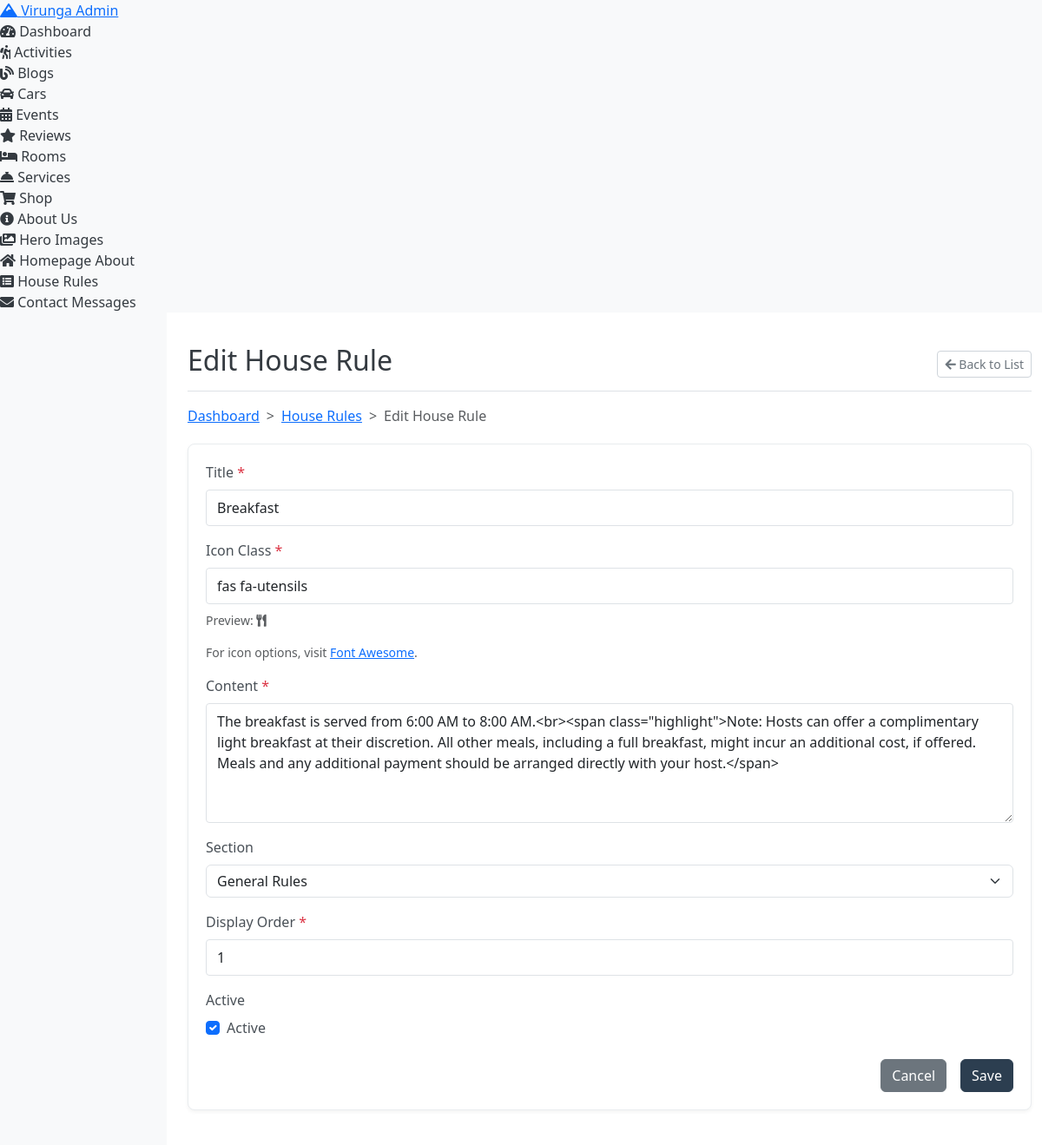
/admin/pages/house-rules/edit.php?type=rule&id=1 (signed in), run on the app's committed database.
### tables this page shows
CREATE TABLE `house_rules` (
  `id` int(11) NOT NULL AUTO_INCREMENT,
  `title` varchar(255) NOT NULL,
  `icon` varchar(100) NOT NULL,
  `content` text NOT NULL,
  `section` varchar(50) NOT NULL DEFAULT 'general',
  `display_order` int(11) NOT NULL DEFAULT 0,
  `is_active` tinyint(1) NOT NULL DEFAULT 1,
  `created_at` timestamp NOT NULL DEFAULT current_timestamp(),
  `updated_at` timestamp NOT NULL DEFAULT current_timestamp() ON UPDATE current_timestamp(),
  PRIMARY KEY (`id`)
);

### admin/backend/database/connection.php (called while the page is built, shortened)
<?php
$conn = null;
function getConnection() {
    global $conn;
    if ($conn && !$conn->connect_error) {
        return $conn;
    }
    $db_config = [
        'host' => 'localhost',
        'username' => 'root',
        'password' => '',
        'database' => 'homestay',
        'charset' => 'utf8mb4'
    ];
    $conn = new mysqli(
        $db_config['host'],
        $db_config['username'],
        $db_config['password'],
        $db_config['database']
    );
    $conn->query("SET sql_mode = 'STRICT_TRANS_TABLES,ERROR_FOR_DIVISION_BY_ZERO,NO_AUTO_CREATE_USER,NO_ENGINE_SUBSTITUTION'");
    return $conn;
}
function executeQuery($query, $types = '', $params = []) {
    $conn = getConnection();
    $stmt = $conn->prepare($query);
    if (!empty($params)) {
        $stmt->bind_param($types, ...$params);
    }
    if (!$stmt->execute()) {
        error_log("Query execution failed: " . $stmt->error);
        return false;
    }
    $result = $stmt->get_result();
    return $result;
}
function getSingleRow($query, $types = '', $params = []) {
    $result = executeQuery($query, $types, $params);
    if ($result && $result->num_rows > 0) {
        return $result->fetch_assoc();
    }
    return null;
}
?>

### admin/pages/house-rules/edit.php (the view, shortened to what this page needs)
<?php
require_once '../../backend/api/utils/auth_middleware.php';
require_once '../../backend/database/connection.php';
require_once '../../backend/api/utils/helpers.php';
$id = isset($_GET['id']) ? (int)$_GET['id'] : 0;
$type = isset($_GET['type']) ? $_GET['type'] : 'rule';
$item = null;
$is_edit = ($id > 0);
switch ($type) {
    case 'rule':
        $table = 'house_rules';
        $page_title = $is_edit ? 'Edit House Rule' : 'Add New House Rule';
        $form_fields = [
            'title' => ['label' => 'Title', 'type' => 'text', 'required' => true],
            'icon' => ['label' => 'Icon Class', 'type' => 'text', 'required' => true, 'placeholder' => 'fas fa-utensils'],
            'content' => ['label' => 'Content', 'type' => 'textarea', 'required' => true],
            'section' => ['label' => 'Section', 'type' => 'select', 'options' => [
                'general' => 'General Rules',
                'safety' => 'Safety Rules',
                'amenities' => 'Amenities Rules'
            ]],
            'display_order' => ['label' => 'Display Order', 'type' => 'number', 'required' => true],
            'is_active' => ['label' => 'Active', 'type' => 'checkbox']
        ];
        break;
}
if ($is_edit) {
    $item = getSingleRow("SELECT * FROM $table WHERE id = ?", "i", [$id]);
}
$breadcrumbs = [
    ['title' => 'Dashboard', 'url' => '../dashboard.php'],
    ['title' => 'House Rules', 'url' => 'index.php'],
    ['title' => $page_title, 'url' => '#']
];
?>
<!DOCTYPE html>
<html lang="en">
<head>
    <link rel="stylesheet" href="../../assets/css/bootstrap.min.css">
    <link rel="stylesheet" href="../../assets/css/admin.css">
    <link rel="stylesheet" href="https://cdnjs.cloudflare.com/ajax/libs/font-awesome/5.15.3/css/all.min.css">
</head>
<body>
    <div class="container-fluid">
        <div class="row">
            <?php include '../includes/sidebar.php'; ?>
            <main class="col-md-9 ms-sm-auto col-lg-10 px-md-4">
                <div class="d-flex justify-content-between flex-wrap flex-md-nowrap align-items-center pt-3 pb-2 mb-3 border-bottom">
                    <h1 class="h2"><?php echo $page_title; ?></h1>
                    <div class="btn-toolbar mb-2 mb-md-0">
                        <a href="index.php" class="btn btn-sm btn-outline-secondary"><i class="fas fa-arrow-left"></i> Back to List</a>
                    </div>
                </div>
                <?php echo generateBreadcrumb($breadcrumbs); ?>
                <div class="card">
                    <div class="card-body">
                        <form method="post" action="">
                            <?php foreach ($form_fields as $field => $config): ?>
                            <div class="mb-3">
                                <label for="<?php echo $field; ?>" class="form-label">
                                    <?php echo $config['label']; ?>
                                    <?php if (isset($config['required']) && $config['required']): ?>
                                    <span class="text-danger">*</span>
                                    <?php endif; ?>
                                </label>
                                <?php if ($config['type'] === 'text'): ?>
                                <input type="text" class="form-control" id="<?php echo $field; ?>" name="<?php echo $field; ?>"
                                       value="<?php echo $is_edit ? htmlspecialchars($item[$field]) : ''; ?>"
                                       <?php echo isset($config['placeholder']) ? 'placeholder="' . $config['placeholder'] . '"' : ''; ?>
                                       <?php echo isset($config['required']) && $config['required'] ? 'required' : ''; ?>>
                                <?php elseif ($config['type'] === 'textarea'): ?>
                                <textarea class="form-control rich-editor" id="<?php echo $field; ?>" name="<?php echo $field; ?>"
                                          rows="5" <?php echo isset($config['required']) && $config['required'] ? 'required' : ''; ?>><?php echo $is_edit ? $item[$field] : ''; ?></textarea>
                                <?php elseif ($config['type'] === 'number'): ?>
                                <input type="number" class="form-control" id="<?php echo $field; ?>" name="<?php echo $field; ?>"
                                       value="<?php echo $is_edit ? (int)$item[$field] : 0; ?>" min="0"
                                       <?php echo isset($config['required']) && $config['required'] ? 'required' : ''; ?>>
                                <?php elseif ($config['type'] === 'select'): ?>
                                <select class="form-select" id="<?php echo $field; ?>" name="<?php echo $field; ?>"
                                        <?php echo isset($config['required']) && $config['required'] ? 'required' : ''; ?>>
                                    <?php foreach ($config['options'] as $value => $label): ?>
                                    <option value="<?php echo $value; ?>" <?php echo $is_edit && $item[$field] === $value ? 'selected' : ''; ?>>
                                        <?php echo $label; ?>
                                    </option>
                                    <?php endforeach; ?>
                                </select>
                                <?php elseif ($config['type'] === 'checkbox'): ?>
                                <div class="form-check">
                                    <input class="form-check-input" type="checkbox" id="<?php echo $field; ?>" name="<?php echo $field; ?>"
                                           <?php echo $is_edit && $item[$field] ? 'checked' : ''; ?>>
                                    <label class="form-check-label" for="<?php echo $field; ?>">
                                        Active
                                    </label>
                                </div>
                                <?php endif; ?>
                                <?php if ($field === 'icon'): ?>
                                <div class="form-text mt-2">
                                    <p>Preview: <i class="<?php echo $is_edit ? $item[$field] : 'fas fa-info-circle'; ?>"></i></p>
                                    <p>For icon options, visit <a href="https://fontawesome.com/icons?d=gallery&m=free" target="_blank">Font Awesome</a>.</p>
                                </div>
                                <?php endif; ?>
                            </div>
                            <?php endforeach; ?>
                            <div class="d-grid gap-2 d-md-flex justify-content-md-end">
                                <a href="index.php" class="btn btn-secondary me-md-2">Cancel</a>
                                <button type="submit" class="btn btn-primary">Save</button>
                            </div>
                        </form>
                    </div>
                </div>
            </main>
        </div>
    </div>
</body>
</html>

### admin/assets/css/admin.css (style rules this page uses)
:root { --primary-color: #2c3e50; --secondary-color: #3498db; --success-color: #27ae60; --warning-color: #f39c12; --danger-color: #e74c3c; --light-color: #ecf0f1; --dark-color: #34495e; --white: #ffffff; --gray-100: #f8f9fa; --gray-200: #e9ecef; --gray-300: #dee2e6; --gray-400: #ced4da; --gray-500: #adb5bd; --gray-600: #6c757d; --gray-700: #495057; --gray-800: #343a40; --gray-900: #212529; }
body { font-family: 'Segoe UI', Tahoma, Geneva, Verdana, sans-serif; background-color: var(--gray-100); color: var(--gray-800); line-height: 1.5; }
.container-fluid { padding: 0; }
main { padding: 20px; background-color: var(--white); min-height: 100vh; }
.card { border-radius: 8px; box-shadow: 0 2px 4px rgba(0,0,0,0.05); margin-bottom: 20px; border: 1px solid var(--gray-200); }
.card-body { padding: 20px; }
.btn-primary { background-color: var(--primary-color); border-color: var(--primary-color); }
.btn-outline-secondary { color: var(--gray-600); border-color: var(--gray-400); }
.form-control { border-radius: 4px; border: 1px solid var(--gray-300); padding: 8px 12px; }
label { font-weight: 500; margin-bottom: 8px; color: var(--gray-700); }

### data on the page
house_rules: title "Breakfast", label "Icon Class", icon "fas fa-utensils", content "The breakfast is served from 6:00 AM to 8:00 AM.<br><span class=\"highlight\">Note: Hosts can offer a complimentary light breakfast at their discretion. All other meals, including a full breakfast, might incur an additional cost, if offered. Meals and any additional payment should be arranged directly with your host.</span>", section "General Rules", display_order "1", is_active "☑"

### other printed values
$page_title "Edit House Rule"
$crumb['title'] "Dashboard"
$crumb['title'] "House Rules"
$crumb['title'] "Edit House Rule"
$config['label'] "Title"
$config['label'] "Content"
$config['label'] "Section"
$config['label'] "Display Order"
$config['label'] "Active"
